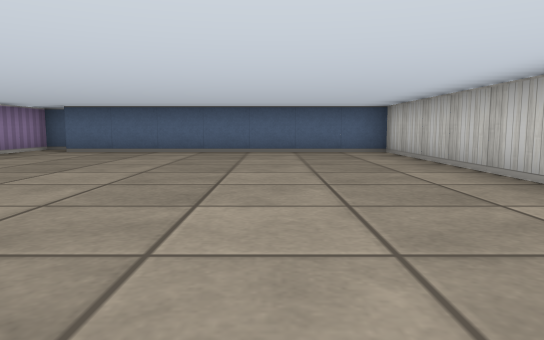
[1] (above)

16 first-person views from a walk through a cub3D ray-caster map. The camera is about half as high as the walls, tilts 6° down and sees 70° across. The floor is counted in squares. Each view is taken from the middle of a square. On the plan, view 1 faces up. The plan holds only what a view shows up to about 9 squares ahead; the rest is blank.

[2]
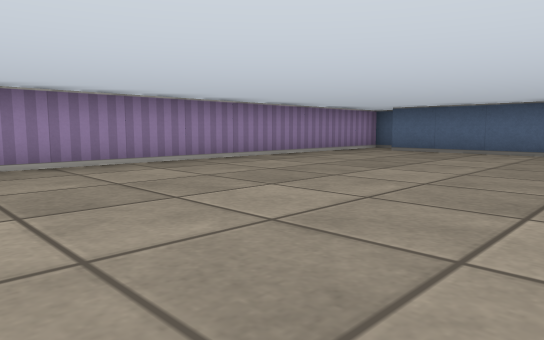

[3]
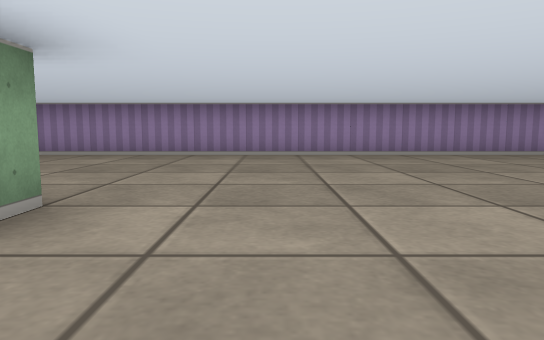

[4]
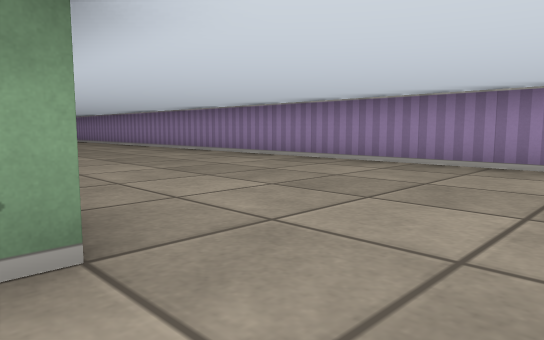

[5]
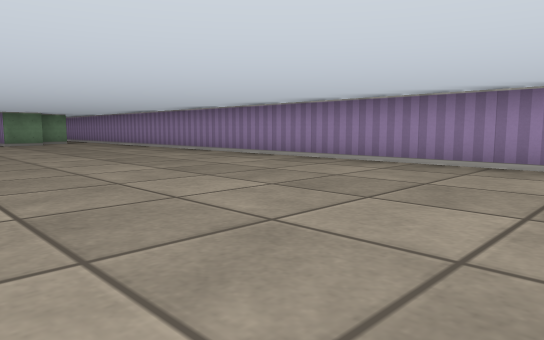

[6]
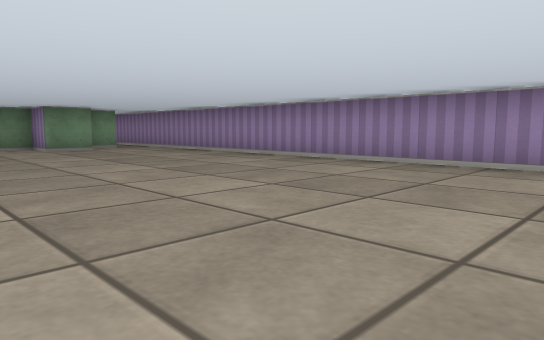

[7]
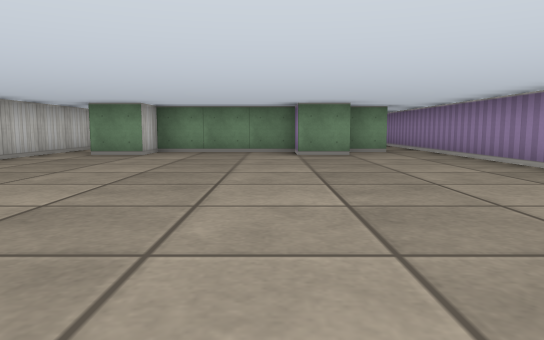

[8]
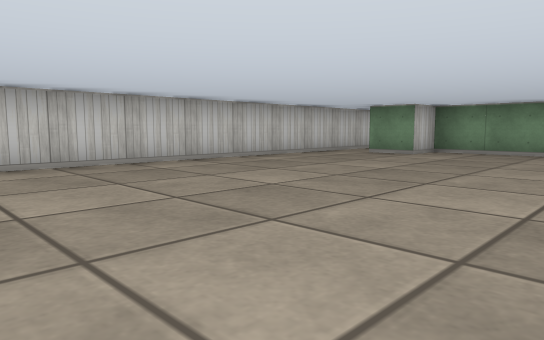

[9]
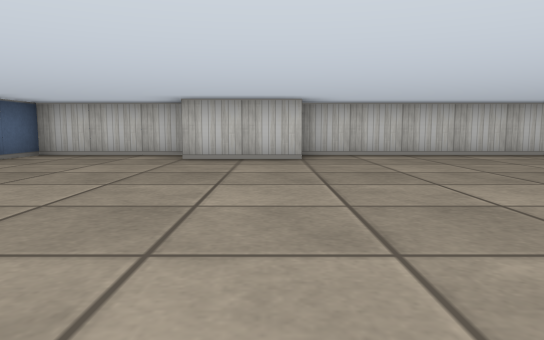

[10]
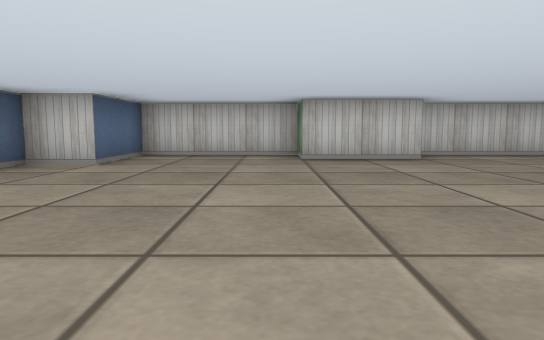

[11]
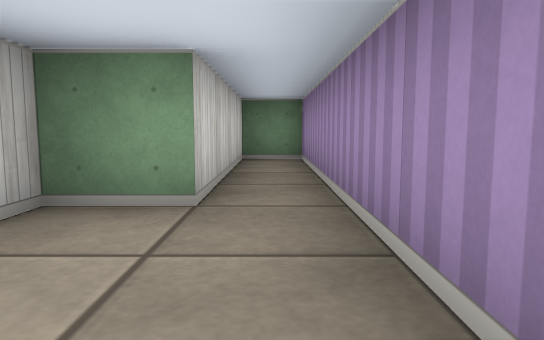

[12]
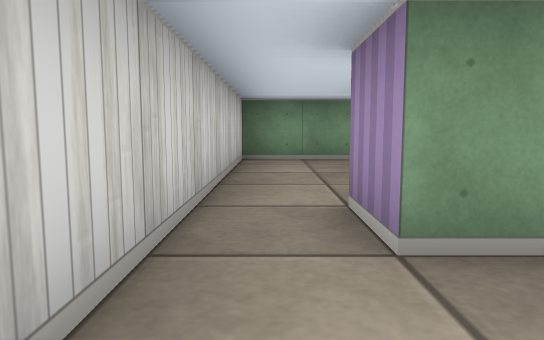

[13]
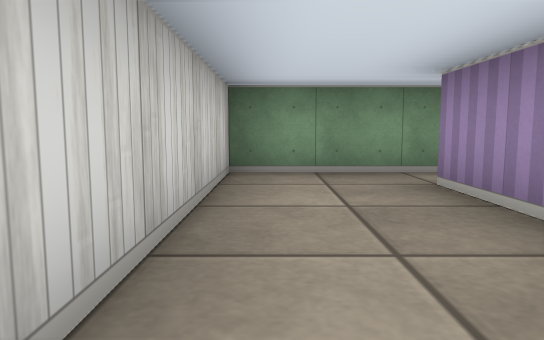

[14]
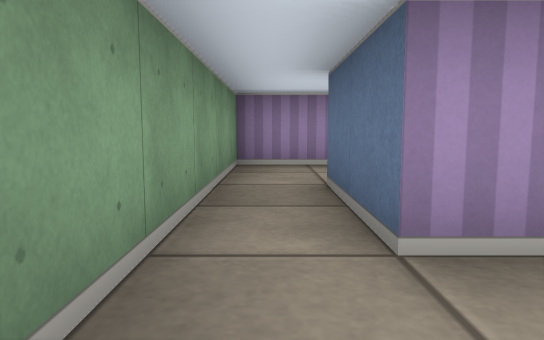

[15]
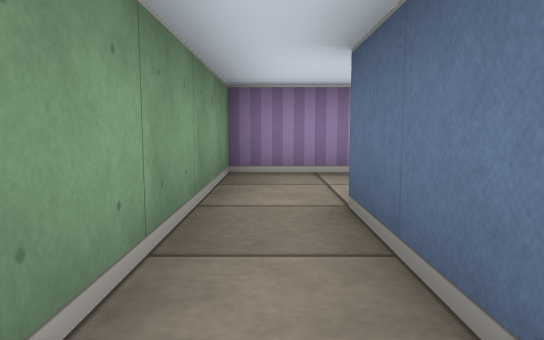

[16]
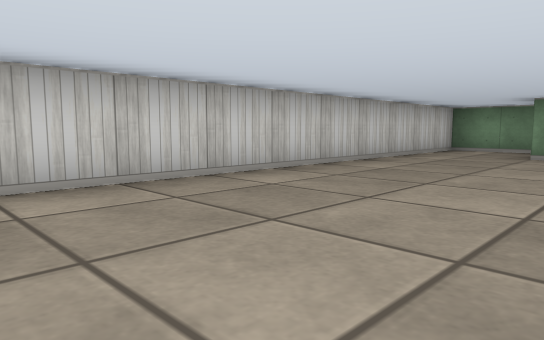

### Floor plan
Ten units are one square. View 1 is at (0, 0); x grows to the right and y downward. Boxes are objects, and circles mark ways between rooms. Rooms are numbered by the first view taken in them; rooms with no view inside come last. Other rooms are left out.
<svg viewBox="-60 -96 90 316">
<path fill="none" stroke="#000" d="M9 25 25 25 25 -85 -45 -85M-6 5 5 5M15 86 15 65 25 65 25 35 5 35 5 25 -1 25M-36 165 -25 165 -25 175 5 175 5 165 15 165M25 165 25 85M-55 -91 -55 215 -45 215 -45 175 -35 175 -35 170M5 190 5 205M15 165 15 175M5 215 25 215 25 165M-35 200 -35 215 5 215M5 205 -15 205"/>
<circle cx="20" cy="160" r="3" fill="#2a7"/>
<circle cx="-5" cy="210" r="3" fill="#2a7"/>
<text x="-20" y="50">1</text>
<text x="20" y="190">2</text>
<text x="-20" y="200">3</text>
</svg>
Room 1 opens to room 2. Room 2 opens to room 3.

Where each view was taken, in squares from view 1:
view 1: 0 up, 0 right, facing up
view 2: 0 up, 0 right, facing up-left
view 3: 1 up, 2 right, facing left
view 4: 1 up, 0 right, facing down-left
view 5: 3 down, 0 right, facing down-left
view 6: 7 down, 0 right, facing down-left
view 7: 9 down, 2 left, facing down
view 8: 9 down, 3 left, facing down-right
view 9: 8 down, 5 left, facing right
view 10: 6 down, 5 left, facing right
view 11: 15 down, 5 left, facing down
view 12: 15 down, 2 right, facing down
view 13: 17 down, 2 right, facing down
view 14: 21 down, 2 right, facing left
view 15: 21 down, 1 right, facing left
view 16: 7 up, 1 left, facing down-right
